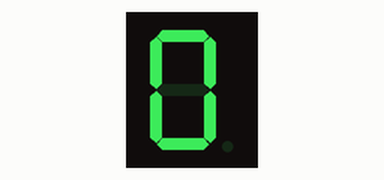
Recording of a sketch running on a simulated Arduino Uno, built with avr-gcc and run on an emulated ATmega328P. Shown: 1-digit seven-segment display. Wiring (inferred from the names in the program): 1-digit 7-segment display, segments lit when HIGH: segments pin 3, pin 2, pin 8, pin 7, pin 6, pin 4, pin 5. The segment pins are drawn as the display they are named for.

Above: at 0.1 s.
At 1.1 s:
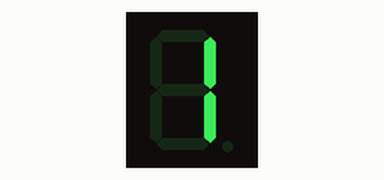
At 2.1 s:
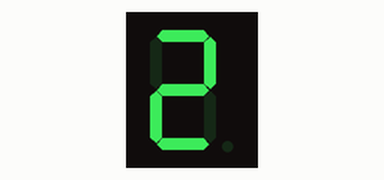

The sketch:

stunning_esboo_turing1.ino
```cpp
int b=2;
int a=3;
int f=4;
int g=5;
int e=6;
int d=7;
int c=8;
void setup()
{
  Serial.begin(9600);
  pinMode(2,OUTPUT);
  pinMode(3,OUTPUT);
  pinMode(4,OUTPUT);
  pinMode(5,OUTPUT);
  pinMode(6,OUTPUT);
  pinMode(7,OUTPUT);
  pinMode(8,OUTPUT);
  }
void zero(){
digitalWrite(a,1);
digitalWrite(b,1);
digitalWrite(c,1);
digitalWrite(d,1);
digitalWrite(e,1);
digitalWrite(f,1);
digitalWrite(g,0);
}
void one(){
digitalWrite(a,0);
digitalWrite(b,1);
digitalWrite(c,1);
digitalWrite(d,0);
digitalWrite(e,0);
digitalWrite(f,0);
digitalWrite(g,0);
}
void two(){
digitalWrite(a,1);
digitalWrite(b,1);
digitalWrite(c,0);
digitalWrite(d,1);
digitalWrite(e,1);
digitalWrite(f,0);
digitalWrite(g,1);
}
void loop(){
zero();
delay(1000);
one();
delay(1000);
two();
delay(1000);

  }
```

Measured:
- by itself, everything shown: repeats every 3.0 s, in 3 steps
- what the display in image 1 shows lasts 1.0 s, from 1.0 s to 2.0 s
